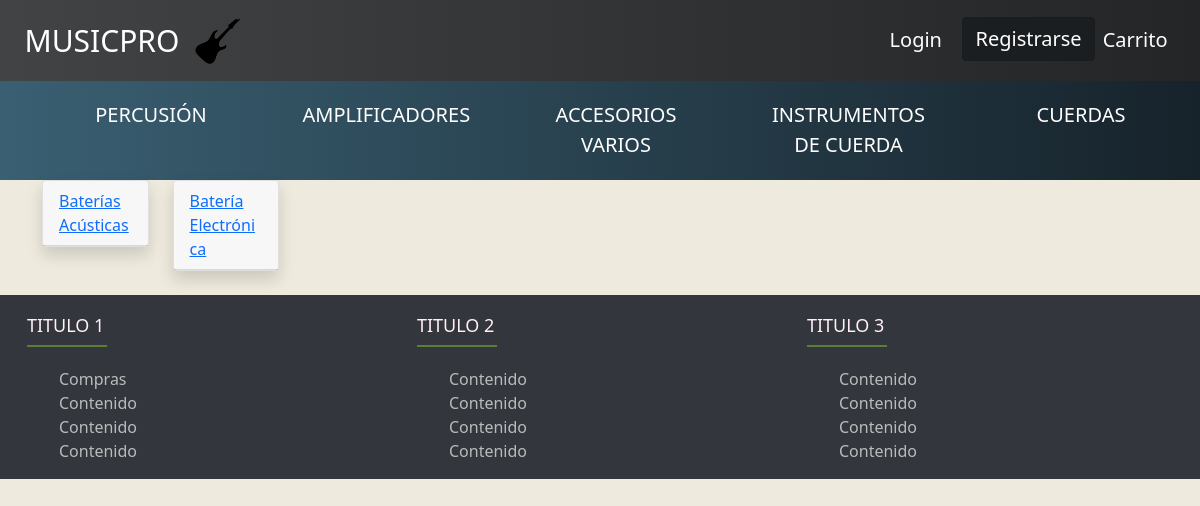
Screenshot of /sub_categories/2/ with the database file from the repository.
### core/models.py (models this page shows, shortened)
class Categoria(models.Model):
    categoria = models.CharField(max_length=200, null=False)

class Sub_Categoria(models.Model):
    nom_subcat = models.CharField(max_length=200, null=False)
    categoria = models.ForeignKey(Categoria, on_delete=models.CASCADE)

### core/views.py (the view)
# urls.py: path('sub_categories/<id>/', views.sub_categories, name='sub_categories'),
def sub_categories(request, id):
    all_categorias = Categoria.objects.all()
    categoria = Categoria.objects.get(id=id)
    all_subcat = Sub_Categoria.objects.all()
    data = {
        'all_categorias' : all_categorias,
        'categoria' : categoria,
        'all_subcat' : all_subcat,
    }
    return render(request, 'core/sub_categories.html', data)

### core/templates/core/sub_categories.html (shortened to what this page needs)
{% extends 'core/base.html' %}
{% load static %}
{% load humanize %}
{% block content %}
<div class="container card-group">
    <div class="items">
      <div class="row">
        {% for s in all_subcat %}
        {% if s.categoria_id == categoria.id %}
        <div class="col-2 col-md-4 ">
          <div class="card item shadow mb-4">
            <a class="item-title card-header" href="{% url 'products_cat' s.id %}">{{ s.nom_subcat | title }}</a>
          </div>
        </div>
        {% endif %}
        {% endfor %}
      </div>
    </div>
</div>
{% endblock %}

### core/templates/core/base.html (shortened to what this page needs)
{% load static %}
<!DOCTYPE html>
<html lang="es">
<head>
    <link rel="stylesheet" href="https://cdn.jsdelivr.net/npm/bootstrap-icons@1.5.0/font/bootstrap-icons.css">
    <link href="https://cdn.jsdelivr.net/npm/bootstrap@5.0.1/dist/css/bootstrap.min.css" rel="stylesheet">
    <link rel="stylesheet" href="{% static 'css/index.css' %}">
</head>
<body class="uwu">
    <nav class="navbar navbar-expand-lg  fixed-top">
        <div class="container-fluid">
            <a class="navbar-brand" style="font-size: 30px;" href="{% url 'index' %}">MUSICPRO</a>
            <img src="{% static 'img/music_pro.png' %}" style="width: 45px; padding-top: 10px;" alt="">
            <div class="collapse navbar-collapse " id="navbarSupportedContent">
                <ul class="navbar-nav ms-auto mb-2 mb-lg-0">
                    {% if user.is_authenticated %}
                        {% if user.is_superuser %}
                        <li class="nav-item">
                            <a class="btn btn-dark active" href="{% url 'new_product' %}">Agregar Producto</a>
                        </li>
                        &nbsp;
                        &nbsp;
                        <li class="nav-item">
                            <a class="btn btn-dark active" href="{% url 'list_product' %}">Lista de Productos</a>
                        </li>
                        &nbsp;
                        &nbsp;
                        <li class="nav-item">
                            <a class="btn btn-dark active" href="{% url 'list_category' %}">Categorias</a>
                        </li>
                        &nbsp;
                        &nbsp;
                        <li class="nav-item">
                            <a class="btn btn-dark active" href="{% url 'list_subcat' %}">SubCategorias</a>
                        </li>
                        {% endif %}
                    <li class="nav-item">
                        <a class="nav-link active">{{ user.username }}</a>
                    </li>
                    <li class="nav-item">
                        <a class="nav-link active" href="{% url 'logout' %}">Cerrar Sesión</a>
                    </li>
                    {% else %}
                    <li class="nav-item">
                        <a class="nav-link active" href="{% url 'login' %}">Login</a>
                    </li>
                    <li class="nav-item">
                        <a class="btn btn-dark active" href="{% url 'register' %}">Registrarse</a>
                    </li>
                    {% endif %}
                    <li>
                        <a href="{% url 'cart' %}" class="nav-item nav-link">Carrito</a>
                    </li>
                </ul>
            </div>
        </div>
    </nav>
    <div class="row">
        <div class="bottom_nav">
            <ul class="row">
                {% for c in all_categorias %}
                <li class="col col-md-2 col-sm-3 col-xs-6 "><a class="text-decoration-none" href="{% url 'sub_categories' c.id %}">{{c.categoria }}</a></li>
                {% endfor %}
            </ul>
        </div>
    </div>
    {% block content %} {% endblock %}
    <footer class="footer">
        <div class="container ">
            <div class="row">
                <div class="footer-col col-lg-4 col-md-2 col-sm-4 col-xs-12">
                    <h4>TITULO 1</h4>
                    <ul>
                        <li>
                            <a href="#">Compras</a>
                        </li>
                        <li>
                            <a href="#">contenido</a>
                        </li>
                        <li>
                            <a href="#">contenido</a>
                        </li>
                        <li>
                            <a href="#">contenido</a>
                        </li>
                    </ul>
                </div>
                <div class="footer-col col-lg-4 col-md-4 col-sm-4 col-xs-12">
                    <h4>TITULO 2 </h4>
                    <ul>
                        <li>
                            <a href="#">contenido</a>
                        </li>
                        <li>
                            <a href="#">contenido</a>
                        </li>
                        <li>
                            <a href="#">contenido</a>
                        </li>
                        <li>
                            <a href="#">contenido</a>
                        </li>
                    </ul>
                </div>
                <div class="footer-col  col-lg-4 col-md-4 col-sm-4 col-xs-12">
                    <h4>TITULO 3</h4>
                    <ul>
                        <li>
                            <a href="#">contenido</a>
                        </li>
                        <li>
                            <a href="#">contenido</a>
                        </li>
                        <li>
                            <a href="#">contenido</a>
                        </li>
                        <li>
                            <a href="#">contenido</a>
                        </li>
                    </ul>
                </div>
            </div>
        </div>
    </footer>
</body>
</html>

### core/static/css/index.css (style rules this page uses)
.uwu { background-color: rgb(238, 234, 221); }
.bottom_nav { width: 100%; background: #16222A; background: -webkit-linear-gradient(to right, #3A6073, #16222A); background: linear-gradient(to right, #3A6073, #16222A); height: 45px; padding: 80px 50px; padding-top: 100px; }
.bottom_nav ul { height: 45px; display: flex; justify-content: space-between; align-items: center; }
.bottom_nav ul li { height: 60px; text-align: center; }
.bottom_nav ul li a { color: #ffffff; text-transform: uppercase; font-size: 20px; }
.container-fluid a { font-size: 20px; color: #ffffff; }
.navbar { background: #232526; background: -webkit-linear-gradient(to right, #2c2c31, #232526); background: linear-gradient(to right, #414345, #232526); }
footer .container { max-width: 1170px; margin: auto; }
.footer { background-color: #33363d; }
ul { list-style: none; }
.footer { padding-top: 20px; }
.footer-col { text-transform: capitalize; }
footer .row { text-align: left; }
.footer-col h4 { font-size: 18px; color: lavenderblush; text-transform: capitalize; margin-bottom: 30px; font-weight: 500; position: relative; }
.footer-col ul li a { font-size: 16px; text-transform: capitalize; color: #fff; text-decoration: none; font-weight: 300; color: #bbb; display: block; }
.footer-col h4::before { content: ''; position: absolute; left: 10; bottom: -10px; background-color: rgb(90, 126, 54); height: 2px; box-sizing: border-box; width: 80px; }

### rows the page displays
Categoria: categoria "PERCUSIÓN"
Categoria: categoria "AMPLIFICADORES"
Categoria: categoria "ACCESORIOS VARIOS"
Categoria: categoria "INSTRUMENTOS DE CUERDA"
Categoria: categoria "CUERDAS"
Sub_Categoria: nom_subcat "Baterías Acústicas"
Sub_Categoria: nom_subcat "Batería Electrónica"
